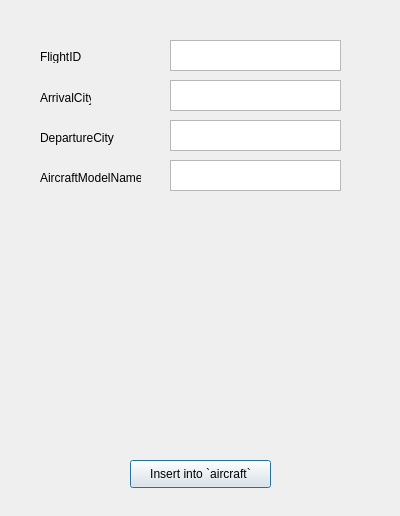
<?xml version="1.0" encoding="UTF-8"?>
<ui version="4.0">
 <class>DialogAircraftInsert</class>
 <widget class="QDialog" name="DialogAircraftInsert">
  <property name="geometry">
   <rect>
    <x>0</x>
    <y>0</y>
    <width>400</width>
    <height>516</height>
   </rect>
  </property>
  <property name="windowTitle">
   <string>Dialog</string>
  </property>
  <widget class="QTextEdit" name="textEditFlightID">
   <property name="geometry">
    <rect>
     <x>170</x>
     <y>40</y>
     <width>171</width>
     <height>31</height>
    </rect>
   </property>
  </widget>
  <widget class="QTextEdit" name="textEditFlightID_2">
   <property name="geometry">
    <rect>
     <x>170</x>
     <y>80</y>
     <width>171</width>
     <height>31</height>
    </rect>
   </property>
  </widget>
  <widget class="QTextEdit" name="textEditFlightID_3">
   <property name="geometry">
    <rect>
     <x>170</x>
     <y>120</y>
     <width>171</width>
     <height>31</height>
    </rect>
   </property>
  </widget>
  <widget class="QTextEdit" name="textEditFlightID_4">
   <property name="geometry">
    <rect>
     <x>170</x>
     <y>160</y>
     <width>171</width>
     <height>31</height>
    </rect>
   </property>
  </widget>
  <widget class="QLabel" name="label">
   <property name="geometry">
    <rect>
     <x>40</x>
     <y>50</y>
     <width>47</width>
     <height>13</height>
    </rect>
   </property>
   <property name="text">
    <string>FlightID</string>
   </property>
  </widget>
  <widget class="QLabel" name="label_2">
   <property name="geometry">
    <rect>
     <x>40</x>
     <y>90</y>
     <width>51</width>
     <height>16</height>
    </rect>
   </property>
   <property name="text">
    <string>ArrivalCity</string>
   </property>
  </widget>
  <widget class="QLabel" name="label_3">
   <property name="geometry">
    <rect>
     <x>40</x>
     <y>130</y>
     <width>81</width>
     <height>16</height>
    </rect>
   </property>
   <property name="text">
    <string>DepartureCity</string>
   </property>
  </widget>
  <widget class="QLabel" name="label_4">
   <property name="geometry">
    <rect>
     <x>40</x>
     <y>170</y>
     <width>101</width>
     <height>16</height>
    </rect>
   </property>
   <property name="text">
    <string>AircraftModelName</string>
   </property>
  </widget>
  <widget class="QPushButton" name="pushButton">
   <property name="geometry">
    <rect>
     <x>130</x>
     <y>460</y>
     <width>141</width>
     <height>28</height>
    </rect>
   </property>
   <property name="text">
    <string>Insert into `aircraft`</string>
   </property>
  </widget>
 </widget>
 <resources/>
 <connections/>
</ui>
